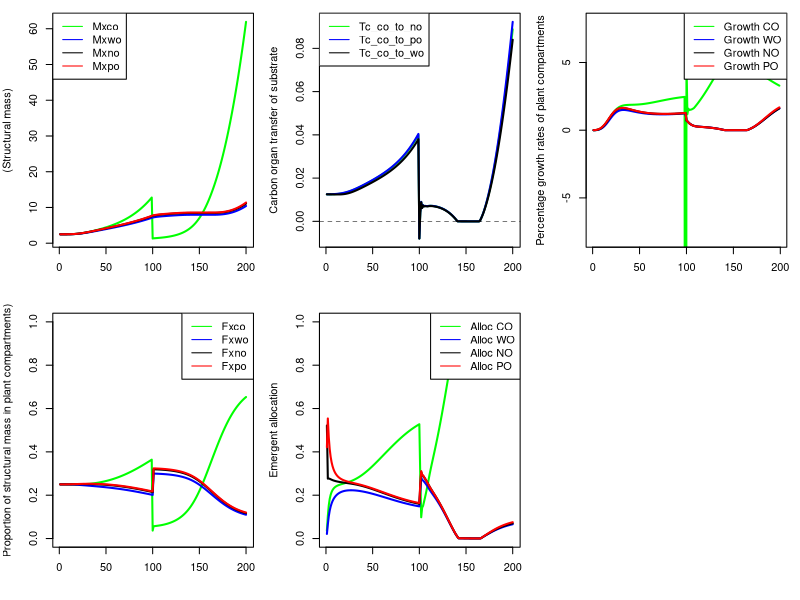
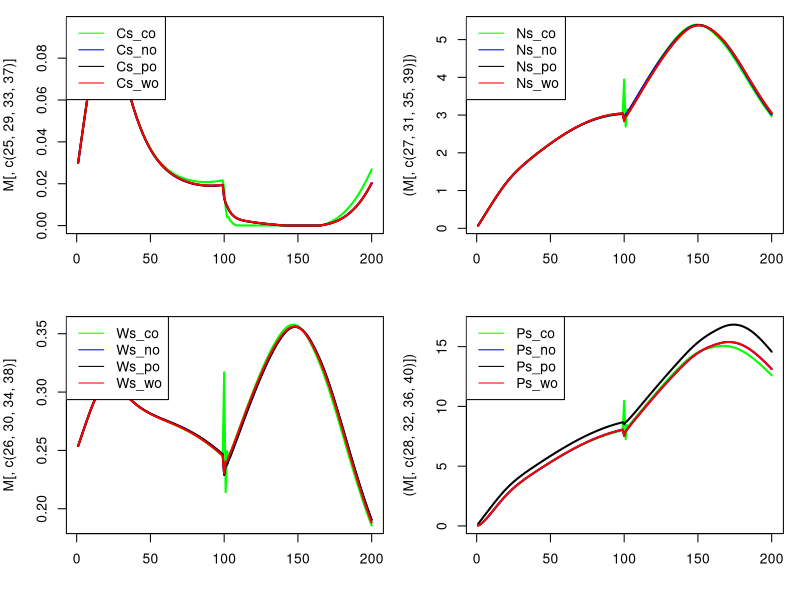
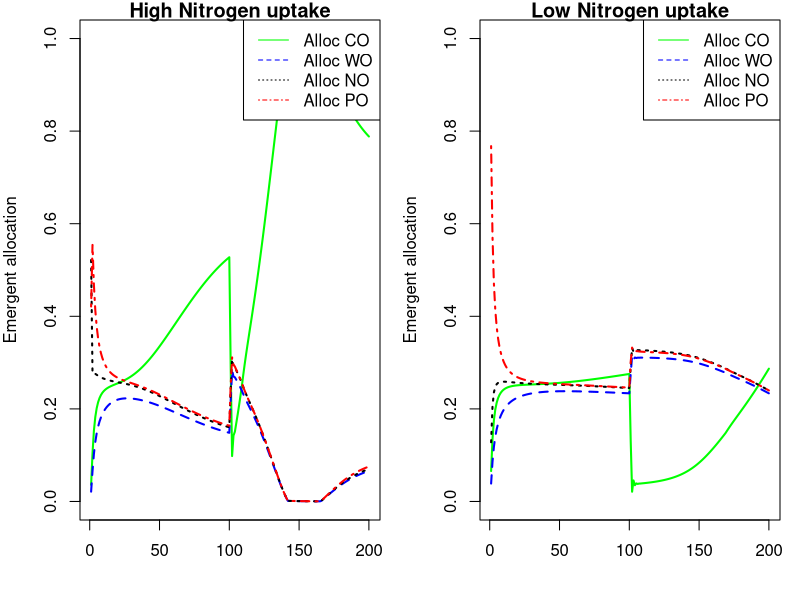
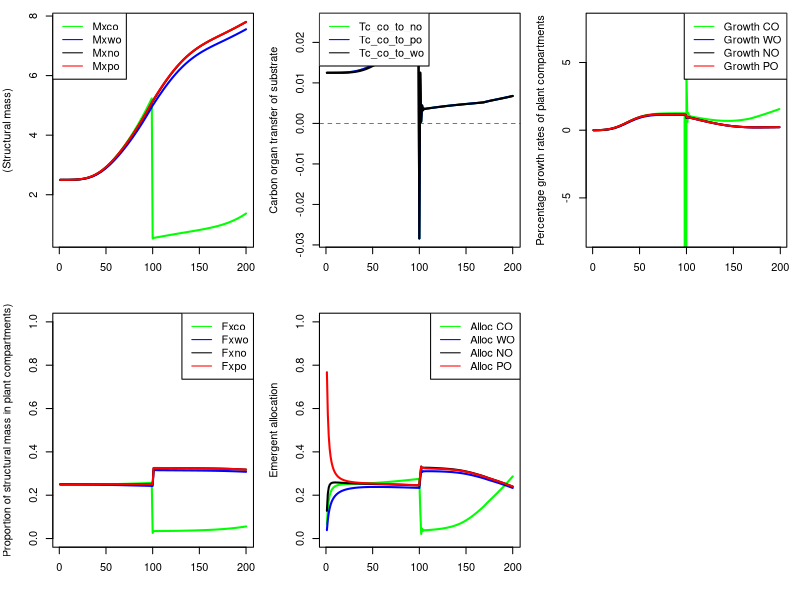
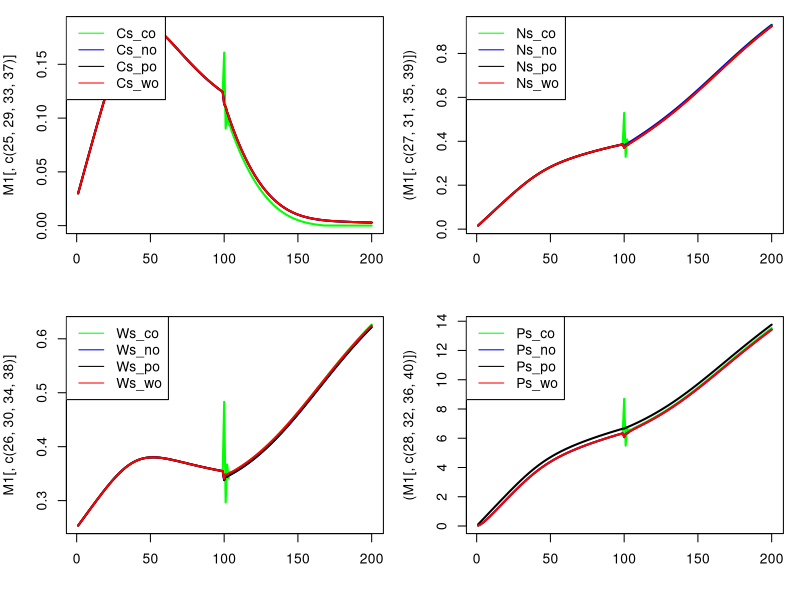

These figures' R source, in order:
# R version of Thornley allcoation model (TAM) as in Thornley and Parsons 2014. J. Theor. Biol. 342: 1-14
# Rewritten to include elements of Thornley 1998 modelling shoot-root relations. The only way forward (https://doi.org/10.1006/anbo.1997.0529) 
# Author: Steven Higgins
# Author: Re-coded to add source sink dynamics and remove predefined allocation by Liam Langan 20.11.2017
# This version with carbon organ, nitrogen organ, phosphorus organ and water organ 
###############################################################################

## LL NOTE for OSX users:
## running "ssh-add ~/.ssh/id_rsa" in the terminal allows RStudio Github communication via the ssh passkey
## 

# Because in TAM allocation coeffs act on Mx the total biomass, there is no need for a storage pool

## initial values for fractions of structural dry matter in shoot, root, mycor
# thorn_Fxsh_t0 = 0.2;
# thorn_Fxrt_t0 = 0.3;
# thorn_Fxmy_t0 = 0.5;
## initial values for mass of structural dry matter in rt, sh, my
size.factor<-0.1;

thorn_Mxco_t0 = 0.25/size.factor;
thorn_Mxno_t0 = 0.25/size.factor;
thorn_Mxpo_t0 = 0.25/size.factor; #Thornley uses has 0.5
thorn_Mxwo_t0 = 0.25/size.factor; #Thornley uses has 0.5

## intitial values for mass of substrates C,N,P for carbon organ
thorn_Mcs_co_t0 = 0.025/size.factor*0.25;
thorn_Mns_co_t0 = 0.01/size.factor*0.25;
thorn_Mps_co_t0 = 0.005/size.factor*0.25;
thorn_Mws_co_t0 = 0.25/size.factor*0.25;

## intitial values for mass of substrates C,N,P for nitrogen organ
thorn_Mcs_no_t0 = 0.025/size.factor*0.25;
thorn_Mns_no_t0 = 0.01/size.factor*0.25;
thorn_Mps_no_t0 = 0.005/size.factor*0.25;
thorn_Mws_no_t0 = 0.25/size.factor*0.25;

## intitial values for mass of substrates C,N,P for phosphorus organ
thorn_Mcs_po_t0 = 0.025/size.factor*0.25;
thorn_Mns_po_t0 = 0.01/size.factor*0.25;
thorn_Mps_po_t0 = 0.005/size.factor*0.25;
thorn_Mws_po_t0 = 0.25/size.factor*0.25;

## intitial values for mass of substrates C,N,P for water organ
thorn_Mcs_wo_t0 = 0.025/size.factor*0.25;
thorn_Mns_wo_t0 = 0.01/size.factor*0.25;
thorn_Mps_wo_t0 = 0.005/size.factor*0.25;
thorn_Mws_wo_t0 = 0.25/size.factor*0.25;

## upktake rates of C,N,P

#default to go back to
base =  0.0002*100; #aDGVM produces numbers around 0.00001 to 0.001 for C_net/plant_mass
thorn_Kc  = base*1.0;
thorn_Kw  = 0.0015;
thorn_Kn  = 0.25;
thorn_Kp  = 0.1;
# thorn_Kw  = base*0.0015;
# thorn_Kn  = base*0.25;
# thorn_Kp  = base*0.1;

#fiddle with these ones
#genernally varying these K by factors of 10% to 200% is probably what we want to do to represent
#limitation/abundance of carbon, water, N, P.
#play with these to convince yourself that allocation responds as you would expect to variation in uptake parameters
#I think its possible to get the model to produce reasonable C:N and N:P ratios

#base =  0.0002*100; #TTR numbers around 0.00001 to 0.001
#thorn_Kc  = base*1.0; #TTR numbers around 0.00001 to 0.001
#thorn_Kw  = base*0.00015;
#thorn_Kn  = base*0.25;
#thorn_Kp  = base*0.1;

#product inhibittion, not used
#thorn_Jcs = 0.03;
#thorn_Jns = 0.01;
#thorn_Jps = 0.005;
#thorn_Jws = 0.003;


## Fractions of C, N, P in structural dry matter 
#first three are as in Thornley, Fwx is calibrated, higher values do not work
# so Fwx is artificial. Maybe we have to think of this as water used in metabolism?
thorn_Fcx = 0.4;
thorn_Fnx = 0.02;
thorn_Fpx = 0.005;
thorn_Fwx = 0.0001;


## other constants
thorn_q = 0.5;     #control parameter for allocation
#thorn_Kg = 200	; #structural growth rate constant; Thornley uses 200000
thorn_Kg = 0.1	; #structural growth rate constant; Thornley uses 200000

mycol=c("green","blue","black","red")

#---start model----

#set initial states
#for aDGVM this will have to go in the section that creates a new individual
## STATE VARIABLE initial values for mass of structural dry matter in rt, sh, my
thorn_Mxco = thorn_Mxco_t0;
thorn_Mxwo = thorn_Mxwo_t0;
thorn_Mxno = thorn_Mxno_t0;
thorn_Mxpo = thorn_Mxpo_t0;
## STATE VARIABLE initial values for mass of substrate C,N,P
thorn_Mcs_co = thorn_Mcs_co_t0;
thorn_Mns_co = thorn_Mns_co_t0;
thorn_Mps_co = thorn_Mps_co_t0;
thorn_Mws_co = thorn_Mws_co_t0;

thorn_Mcs_no = thorn_Mcs_no_t0;
thorn_Mns_no = thorn_Mns_no_t0;
thorn_Mps_no = thorn_Mps_no_t0;
thorn_Mws_no = thorn_Mws_no_t0;

thorn_Mcs_po = thorn_Mcs_po_t0;
thorn_Mns_po = thorn_Mns_po_t0;
thorn_Mps_po = thorn_Mps_po_t0;
thorn_Mws_po = thorn_Mws_po_t0;

thorn_Mcs_wo = thorn_Mcs_po_t0;
thorn_Mns_wo = thorn_Mns_po_t0;
thorn_Mps_wo = thorn_Mps_po_t0;
thorn_Mws_wo = thorn_Mws_po_t0;

thorn_Mx_t0 = thorn_Mxco_t0 + thorn_Mxno_t0 + thorn_Mxpo_t0 + thorn_Mxwo_t0;

## AUX VARIABLE initial values for concentrations of substrates C,N,P
thorn_Cs_co = thorn_Mcs_co_t0/thorn_Mxco;
thorn_Ns_co = thorn_Mns_co_t0/thorn_Mxco;
thorn_Ps_co = thorn_Mps_co_t0/thorn_Mxco;
thorn_Ws_co = thorn_Mws_co_t0/thorn_Mxco;

thorn_Cs_no = thorn_Mcs_no_t0/thorn_Mxno;
thorn_Ns_no = thorn_Mns_no_t0/thorn_Mxno;
thorn_Ps_no = thorn_Mps_no_t0/thorn_Mxno;
thorn_Ws_no = thorn_Mws_no_t0/thorn_Mxno;

thorn_Cs_po = thorn_Mcs_po_t0/thorn_Mxpo;
thorn_Ns_po = thorn_Mns_po_t0/thorn_Mxpo;
thorn_Ps_po = thorn_Mps_po_t0/thorn_Mxpo;
thorn_Ws_po = thorn_Mws_po_t0/thorn_Mxpo;

thorn_Cs_wo = thorn_Mcs_wo_t0/thorn_Mxwo;
thorn_Ns_wo = thorn_Mns_wo_t0/thorn_Mxwo;
thorn_Ps_wo = thorn_Mps_wo_t0/thorn_Mxwo;
thorn_Ws_wo = thorn_Mws_wo_t0/thorn_Mxwo;

## AUX VARIABLE initial values for fractions of structural dry matter in shoot, root, mycor
thorn_Fxco = thorn_Mxco_t0/thorn_Mx_t0;
thorn_Fxwo = thorn_Mxwo_t0/thorn_Mx_t0;
thorn_Fxno = thorn_Mxno_t0/thorn_Mx_t0;
thorn_Fxpo = thorn_Mxpo_t0/thorn_Mx_t0;


#R only make a matrix to store the variables for plotting
#n.steps<-360*10
n.steps<-200
M<-matrix(0,nrow=n.steps,ncol=71)

wrapper_fn_mod <- function(uptake)
{
  ## the for loop
  for(i in 1:n.steps) {
    
  uptake_change <- uptake

  base =  0.0002*100; #aDGVM produces numbers around 0.00001 to 0.001 for C_net/plant_mass
  thorn_Kc  = base*1.0;
  thorn_Kw  = 0.015;
  
  if(uptake_change == 1)
  {
    thorn_Kn  = 0.025; # low N uptake rate
    # thorn_Kn  = 0.05 - pmin(0.001,(i*0.1));
    print("Low N")
    print(thorn_Kn)
  }
  
  if(uptake_change == 0) # high N uptake rate
  {
    thorn_Kn  = 0.25;
    print("High N")
    print(thorn_Kn)
  }
  
  thorn_Kp  = 0.1;
  
  thorn_Mx = thorn_Mxco + thorn_Mxwo + thorn_Mxno + thorn_Mxpo ; #3
  
  ##---------------------------------------------------------------------------------------------
  ## adding substrate transport between pools following Thornley (1998). Substrates will be transported
  ## between plants compartments based on concentration differences and resistances. 
  ## This avoids the issue of reduced allocation as this model does not allocate growth, growth of each compartment is 
  ## indipenaent of the others but it allows every compartment to be both a source and a sink. Should an individual be top-killed
  ## i.e. loss of the carbon organ and substrates contained within, C, N, P and W will be transported from all other organs until 
  ## there is no concentration difference. This increases carbon organ growth and decreases growth in all other compartments. 
  
  # these are specific transport resistances for substrates
  # I'm assuming they are equal for all substrates and transport directions. 
  p_co = p_no = p_po = p_wo =1; # eq.4 Thornley 1998 
  
  q = 1 # eq.4 scaling parameter "which, presumably, is a function of plant architecture" (Thornley 1998)
  
  # # Transport resistance of each compartment 
  # res_co = p_co / (thorn_Mxco)^q; # eq.4 Thornley 1998 
  # res_no = p_no / (thorn_Mxno)^q; # eq.4 Thornley 1998 
  # res_po = p_po / (thorn_Mxpo)^q; # eq.4 Thornley 1998 
  # res_wo = p_wo / (thorn_Mxwo)^q; # eq.4 Thornley 1998 
  # 
  # # Transport of substrates between compartments. Here I extend Thornley uni-directional model to 
  # # make it bi-directional. 
  # # NOTE: this is not complete - I need to include transport between other compartments i.e. Po to Wo, Po to No, Wo to No for C,N,P & W.
  # 
  # # carbon transport
  # Tc_co_to_no = 0.2*(thorn_Cs_co - thorn_Cs_no) / (res_co + res_no) # transport of carbon substrate from the carbon organ to the nitrogen organ
  # Tc_co_to_po = 0.2*(thorn_Cs_co - thorn_Cs_po) / (res_co + res_po) # transport of carbon substrate from the carbon organ to the phosphorus organ
  # Tc_co_to_wo = 0.2*(thorn_Cs_co - thorn_Cs_wo) / (res_co + res_wo) # transport of carbon substrate from the carbon organ to the water organ
  # 
  # Tc_no_to_po = 0.2*(thorn_Cs_no - thorn_Cs_po) / (res_no + res_po) # transport of carbon substrate from the nitrogen organ to the phosphorus organ
  # Tc_no_to_wo = 0.2*(thorn_Cs_no - thorn_Cs_wo) / (res_no + res_wo) # transport of carbon substrate from the nitrogen organ to the water organ
  # Tc_po_to_wo = 0.2*(thorn_Cs_po - thorn_Cs_wo) / (res_po + res_wo) # transport of carbon substrate from the phosphorus organ to the water organ
  # 
  # # print(c("Tc_cn Tc_cp Tc_cw Tc_np Tc_nw Tc_pw"))
  # # print(round(c(Tc_co_to_no, Tc_co_to_po, Tc_co_to_wo, Tc_no_to_po, Tc_no_to_wo, Tc_po_to_wo),2))
  # 
  # # nitrogen transport
  # Tn_co_to_no = 0.2*(thorn_Ns_co - thorn_Ns_no) / (res_co + res_no) # transport of nitrogen substrate from the carbon organ to the nitrogen organ
  # Tn_co_to_po = 0.2*(thorn_Ns_co - thorn_Ns_po) / (res_co + res_po) # transport of nitrogen substrate from the carbon organ to the phosphorus organ
  # Tn_co_to_wo = 0.2*(thorn_Ns_co - thorn_Ns_wo) / (res_co + res_wo) # transport of nitrogen substrate from the carbon organ to the water organ
  # 
  # Tn_no_to_po = 0.2*(thorn_Ns_no - thorn_Ns_po) / (res_no + res_po) # transport of nitrogen substrate from the nitrogen organ to the phosphorus organ
  # Tn_no_to_wo = 0.2*(thorn_Ns_no - thorn_Ns_wo) / (res_no + res_wo) # transport of nitrogen substrate from the nitrogen organ to the water organ
  # Tn_po_to_wo = 0.2*(thorn_Ns_po - thorn_Ns_wo) / (res_po + res_wo) # transport of nitrogen substrate from the phosphorus organ to the water organ
  # # phosphorus transport
  # Tp_co_to_no = 0.2*(thorn_Ps_co - thorn_Ps_no) / (res_co + res_no) # transport of phosphorus substrate from the carbon organ to the nitrogen organ
  # Tp_co_to_po = 0.2*(thorn_Ps_co - thorn_Ps_po) / (res_co + res_po) # transport of phosphorus substrate from the carbon organ to the phosphorus organ
  # Tp_co_to_wo = 0.2*(thorn_Ps_co - thorn_Ps_wo) / (res_co + res_wo) # transport of phosphorus substrate from the carbon organ to the water organ
  # 
  # Tp_no_to_po = 0.2*(thorn_Ps_no - thorn_Ps_po) / (res_no + res_po) # transport of phosphorus substrate from the nitrogen organ to the phosphorus organ
  # Tp_no_to_wo = 0.2*(thorn_Ps_no - thorn_Ps_wo) / (res_no + res_wo) # transport of phosphorus substrate from the nitrogen organ to the water organ
  # Tp_po_to_wo = 0.2*(thorn_Ps_po - thorn_Ps_wo) / (res_po + res_wo) # transport of phosphorus substrate from the phosphorus organ to the water organ
  # # water transport
  # Tw_co_to_no = 0.2*(thorn_Ws_co - thorn_Ws_no) / (res_co + res_no) # transport of water substrate from the carbon organ to the nitrogen organ
  # Tw_co_to_po = 0.2*(thorn_Ws_co - thorn_Ws_po) / (res_co + res_po) # transport of water substrate from the carbon organ to the phosphorus organ
  # Tw_co_to_wo = 0.2*(thorn_Ws_co - thorn_Ws_wo) / (res_co + res_wo) # transport of water substrate from the carbon organ to the water organ
  # 
  # Tw_no_to_po = 0.2*(thorn_Ws_no - thorn_Ws_po) / (res_no + res_po) # transport of water substrate from the carbon organ to the nitrogen organ
  # Tw_no_to_wo = 0.2*(thorn_Ws_no - thorn_Ws_wo) / (res_no + res_wo) # transport of water substrate from the carbon organ to the phosphorus organ
  # Tw_po_to_wo = 0.2*(thorn_Ws_po - thorn_Ws_wo) / (res_po + res_wo) # transport of water substrate from the carbon organ to the water organ
  ##---------------------------------------------------------------------------------------------
  # print(round(c(thorn_lambda_sh,thorn_lambda_rt,thorn_lambda_my,thorn_lambda_rw),2))
  # print(sum(c(thorn_lambda_sh,thorn_lambda_rt,thorn_lambda_my,thorn_lambda_rw)))
  ## do I need to redefine this for each compartment? yes yes I do... no no I dont
  thorn_Uc = thorn_Kc * thorn_Mxco;
  thorn_Un = thorn_Kn * thorn_Mxno;
  thorn_Up = thorn_Kp * thorn_Mxpo;
  thorn_Uw = thorn_Kw * thorn_Mxwo;
  
  thorn_Mcs_co = max(0.0001, thorn_Mcs_co + thorn_Uc);
  # # thorn_Mns_co = max(0.0001, thorn_Mns_co - thorn_Fnx * thorn_G_co );
  # # thorn_Mps_co = max(0.0001, thorn_Mps_co - thorn_Fpx * thorn_G_co );
  # # thorn_Mws_co = max(0.0001, thorn_Mws_co - thorn_Fwx * thorn_G_co );
  #
  # # thorn_Mcs_no = max(0.0001, thorn_Mcs_no - thorn_Fcx * thorn_G_no );
  thorn_Mns_no = max(0.0001, thorn_Mns_no + thorn_Un );
  # # thorn_Mps_no = max(0.0001, thorn_Mps_no - thorn_Fpx * thorn_G_no );
  # # thorn_Mws_no = max(0.0001, thorn_Mws_no - thorn_Fwx * thorn_G_no );
  #
  # # thorn_Mcs_po = max(0.0001, thorn_Mcs_po - thorn_Fcx * thorn_G_po );
  # # thorn_Mns_po = max(0.0001, thorn_Mns_po - thorn_Fnx * thorn_G_po );
  thorn_Mps_po = max(0.0001, thorn_Mps_po + thorn_Up );
  # # thorn_Mws_po = max(0.0001, thorn_Mws_po - thorn_Fwx * thorn_G_po );
  #
  # # thorn_Mcs_wo = max(0.0001, thorn_Mcs_wo - thorn_Fcx * thorn_G_wo );
  # # thorn_Mns_wo = max(0.0001, thorn_Mns_wo - thorn_Fnx * thorn_G_wo );
  # # thorn_Mps_wo = max(0.0001, thorn_Mps_wo - thorn_Fpx * thorn_G_wo );
  thorn_Mws_wo = max(0.0001, thorn_Mws_wo + thorn_Uw );

  # thorn_Mcs_co = max(0.0001, thorn_Mcs_co + thorn_Uc - thorn_Fcx * thorn_G_co - Tc_co_to_no - Tc_co_to_po - Tc_co_to_wo);
  # thorn_Mns_co = max(0.0001, thorn_Mns_co - thorn_Fnx * thorn_G_co - Tn_co_to_no - Tn_co_to_po - Tn_co_to_wo);
  # thorn_Mps_co = max(0.0001, thorn_Mps_co - thorn_Fpx * thorn_G_co - Tp_co_to_no - Tp_co_to_po - Tp_co_to_wo);
  # thorn_Mws_co = max(0.0001, thorn_Mws_co - thorn_Fwx * thorn_G_co - Tw_co_to_no - Tw_co_to_po - Tw_co_to_wo);
  # 
  # thorn_Mcs_no = max(0.0001, thorn_Mcs_no - thorn_Fcx * thorn_G_no - Tc_no_to_po - Tc_no_to_wo + Tc_co_to_no);
  # thorn_Mns_no = max(0.0001, thorn_Mns_no + thorn_Un - thorn_Fnx * thorn_G_no + Tn_co_to_no - Tn_no_to_po - Tn_no_to_wo);
  # thorn_Mps_no = max(0.0001, thorn_Mps_no - thorn_Fpx * thorn_G_no - Tp_no_to_po - Tp_no_to_wo + Tp_co_to_no);
  # thorn_Mws_no = max(0.0001, thorn_Mws_no - thorn_Fwx * thorn_G_no - Tw_no_to_po - Tw_no_to_wo + Tw_co_to_no);
  # 
  # thorn_Mcs_po = max(0.0001, thorn_Mcs_po - thorn_Fcx * thorn_G_po - Tc_po_to_wo + Tc_no_to_po + Tc_co_to_po);
  # thorn_Mns_po = max(0.0001, thorn_Mns_po - thorn_Fnx * thorn_G_po - Tn_po_to_wo + Tn_no_to_po + Tn_co_to_po);
  # thorn_Mps_po = max(0.0001, thorn_Mps_po + thorn_Up - thorn_Fnx * thorn_G_po - Tn_po_to_wo + Tn_no_to_po + Tn_co_to_po);
  # thorn_Mws_po = max(0.0001, thorn_Mws_po - thorn_Fwx * thorn_G_po - Tw_po_to_wo + Tw_no_to_po + Tw_co_to_po);
  # 
  # thorn_Mcs_wo = max(0.0001, thorn_Mcs_wo - thorn_Fcx * thorn_G_wo + Tc_co_to_wo + Tc_no_to_wo + Tc_po_to_wo);
  # thorn_Mns_wo = max(0.0001, thorn_Mns_wo - thorn_Fnx * thorn_G_wo + Tn_co_to_wo + Tn_no_to_wo + Tn_po_to_wo);
  # thorn_Mps_wo = max(0.0001, thorn_Mps_wo - thorn_Fpx * thorn_G_wo + Tp_co_to_wo + Tp_no_to_wo + Tp_po_to_wo);
  # thorn_Mws_wo = max(0.0001, thorn_Mws_wo + thorn_Uw - thorn_Fwx * thorn_G_wo + Tw_co_to_wo + Tw_no_to_wo + Tw_po_to_wo);
  
  thorn_Cs_co = thorn_Mcs_co/thorn_Mxco; #2
  thorn_Ns_co = thorn_Mns_co/thorn_Mxco; #2
  thorn_Ps_co = thorn_Mps_co/thorn_Mxco; #2
  thorn_Ws_co = thorn_Mws_co/thorn_Mxco; #2
  
  thorn_Cs_no = thorn_Mcs_no/thorn_Mxno; #2
  thorn_Ns_no = thorn_Mns_no/thorn_Mxno; #2
  thorn_Ps_no = thorn_Mps_no/thorn_Mxno; #2
  thorn_Ws_no = thorn_Mws_no/thorn_Mxno; #2
  
  thorn_Cs_po = thorn_Mcs_po/thorn_Mxpo; #2
  thorn_Ns_po = thorn_Mns_po/thorn_Mxpo; #2
  thorn_Ps_po = thorn_Mps_po/thorn_Mxpo; #2
  thorn_Ws_po = thorn_Mws_po/thorn_Mxpo; #2
  
  thorn_Cs_wo = thorn_Mcs_wo/thorn_Mxwo; #2
  thorn_Ns_wo = thorn_Mns_wo/thorn_Mxwo; #2
  thorn_Ps_wo = thorn_Mps_wo/thorn_Mxwo; #2
  thorn_Ws_wo = thorn_Mws_wo/thorn_Mxwo; #2
  
  ## make sure thorn_G is the right size. you can get this right through thorn_Kg which is a pure calibration parameter, 
  ## but also by making sure the substrate cocentrations are reasonable
  thorn_G_co = thorn_Kg*thorn_Mxco*thorn_Cs_co*thorn_Ns_co*thorn_Ps_co*thorn_Ws_co ; # see 13 and 12
  thorn_G_no = thorn_Kg*thorn_Mxno*thorn_Cs_no*thorn_Ns_no*thorn_Ps_no*thorn_Ws_no ; # see 13 and 12
  thorn_G_po = thorn_Kg*thorn_Mxpo*thorn_Cs_po*thorn_Ns_po*thorn_Ps_po*thorn_Ws_po ; # see 13 and 12
  thorn_G_wo = thorn_Kg*thorn_Mxwo*thorn_Cs_wo*thorn_Ns_wo*thorn_Ps_wo*thorn_Ws_wo ; # see 13 and 12

  # thorn_Mcs_co = max(0.0001, thorn_Mcs_co - thorn_Fcx * thorn_G_co - Tc_co_to_no - Tc_co_to_po - Tc_co_to_wo);
  # thorn_Mns_co = max(0.0001, thorn_Mns_co - thorn_Fnx * thorn_G_co - Tn_co_to_no - Tn_co_to_po - Tn_co_to_wo);
  # thorn_Mps_co = max(0.0001, thorn_Mps_co - thorn_Fpx * thorn_G_co - Tp_co_to_no - Tp_co_to_po - Tp_co_to_wo);
  # thorn_Mws_co = max(0.0001, thorn_Mws_co - thorn_Fwx * thorn_G_co - Tw_co_to_no - Tw_co_to_po - Tw_co_to_wo);
  # 
  # thorn_Mcs_no = max(0.0001, thorn_Mcs_no - thorn_Fcx * thorn_G_no - Tc_no_to_po - Tc_no_to_wo + Tc_co_to_no);
  # thorn_Mns_no = max(0.0001, thorn_Mns_no - thorn_Fnx * thorn_G_no + Tn_co_to_no - Tn_no_to_po - Tn_no_to_wo);
  # thorn_Mps_no = max(0.0001, thorn_Mps_no - thorn_Fpx * thorn_G_no - Tp_no_to_po - Tp_no_to_wo + Tp_co_to_no);
  # thorn_Mws_no = max(0.0001, thorn_Mws_no - thorn_Fwx * thorn_G_no - Tw_no_to_po - Tw_no_to_wo + Tw_co_to_no);
  # 
  # thorn_Mcs_po = max(0.0001, thorn_Mcs_po - thorn_Fcx * thorn_G_po - Tc_po_to_wo + Tc_no_to_po + Tc_co_to_po);
  # thorn_Mns_po = max(0.0001, thorn_Mns_po - thorn_Fnx * thorn_G_po - Tn_po_to_wo + Tn_no_to_po + Tn_co_to_po);
  # thorn_Mps_po = max(0.0001, thorn_Mps_po - thorn_Fnx * thorn_G_po - Tn_po_to_wo + Tn_no_to_po + Tn_co_to_po);
  # thorn_Mws_po = max(0.0001, thorn_Mws_po - thorn_Fwx * thorn_G_po - Tw_po_to_wo + Tw_no_to_po + Tw_co_to_po);
  # 
  # thorn_Mcs_wo = max(0.0001, thorn_Mcs_wo - thorn_Fcx * thorn_G_wo + Tc_co_to_wo + Tc_no_to_wo + Tc_po_to_wo);
  # thorn_Mns_wo = max(0.0001, thorn_Mns_wo - thorn_Fnx * thorn_G_wo + Tn_co_to_wo + Tn_no_to_wo + Tn_po_to_wo);
  # thorn_Mps_wo = max(0.0001, thorn_Mps_wo - thorn_Fpx * thorn_G_wo + Tp_co_to_wo + Tp_no_to_wo + Tp_po_to_wo);
  # thorn_Mws_wo = max(0.0001, thorn_Mws_wo - thorn_Fwx * thorn_G_wo + Tw_co_to_wo + Tw_no_to_wo + Tw_po_to_wo);

  thorn_Mcs_co = max(0.0001, thorn_Mcs_co - thorn_Fcx * thorn_G_co );
  thorn_Mns_co = max(0.0001, thorn_Mns_co - thorn_Fnx * thorn_G_co );
  thorn_Mps_co = max(0.0001, thorn_Mps_co - thorn_Fpx * thorn_G_co );
  thorn_Mws_co = max(0.0001, thorn_Mws_co - thorn_Fwx * thorn_G_co );
  
  thorn_Mcs_no = max(0.0001, thorn_Mcs_no - thorn_Fcx * thorn_G_no );
  thorn_Mns_no = max(0.0001, thorn_Mns_no - thorn_Fnx * thorn_G_no );
  thorn_Mps_no = max(0.0001, thorn_Mps_no - thorn_Fpx * thorn_G_no );
  thorn_Mws_no = max(0.0001, thorn_Mws_no - thorn_Fwx * thorn_G_no );
  
  thorn_Mcs_po = max(0.0001, thorn_Mcs_po - thorn_Fcx * thorn_G_po );
  thorn_Mns_po = max(0.0001, thorn_Mns_po - thorn_Fnx * thorn_G_po );
  thorn_Mps_po = max(0.0001, thorn_Mps_po - thorn_Fnx * thorn_G_po );
  thorn_Mws_po = max(0.0001, thorn_Mws_po - thorn_Fwx * thorn_G_po );
  
  thorn_Mcs_wo = max(0.0001, thorn_Mcs_wo - thorn_Fcx * thorn_G_wo );
  thorn_Mns_wo = max(0.0001, thorn_Mns_wo - thorn_Fnx * thorn_G_wo );
  thorn_Mps_wo = max(0.0001, thorn_Mps_wo - thorn_Fpx * thorn_G_wo );
  thorn_Mws_wo = max(0.0001, thorn_Mws_wo - thorn_Fwx * thorn_G_wo );
  
  # thorn_Mcs = max(0, thorn_Mcs + thorn_Uc - thorn_Fcx * thorn_G); # 12
  # thorn_Mns = max(0, thorn_Mns + thorn_Un - thorn_Fnx * thorn_G); # 12
  # thorn_Mps = max(0, thorn_Mps + thorn_Up - thorn_Fpx * thorn_G); # 12
  # thorn_Mws = max(0, thorn_Mws + thorn_Uw - thorn_Fwx * thorn_G); # 12
  
  thorn_Mxco = max(0.0001, thorn_Mxco + thorn_G_co) ;# 13
  thorn_Mxno = max(0.0001, thorn_Mxno + thorn_G_no) ;# 13
  thorn_Mxpo = max(0.0001, thorn_Mxpo + thorn_G_po) ;# 13
  thorn_Mxwo = max(0.0001, thorn_Mxwo + thorn_G_wo) ;# 13
  
  thorn_Mx = thorn_Mxco + thorn_Mxwo + thorn_Mxno + thorn_Mxpo ; #3
  
  # this is part of the substrate inhibition code
  # thorn_Uc = (thorn_Kc * thorn_Mxco) / (1 + thorn_Cs/thorn_Jcs)
  # thorn_Uw = (thorn_Kw * thorn_Mxwo) / (1 + thorn_Ws/thorn_Jws)
  # thorn_Un = (thorn_Kn * thorn_Mxno) / (1 + thorn_Ns/thorn_Jns)
  # thorn_Up = (thorn_Kp * thorn_Mxpo) / (1 + thorn_Ps/thorn_Jps)
  
#  use this code to simulate a loss in shoots e.g in fire
  # if(i == 100)
  # {
  # 	thorn_Mxco = thorn_Mxco*0.1;
  # 	thorn_Mcs_co = thorn_Mcs_co*0.0;
  # 	thorn_Mns_co = thorn_Mns_co*0.0;
  #   thorn_Mps_co = thorn_Mps_co*0.0;
  # 	thorn_Mws_co = thorn_Mws_co*0.0;
  # }

  thorn_Cs_co = thorn_Mcs_co/thorn_Mxco; #2
  thorn_Ns_co = thorn_Mns_co/thorn_Mxco; #2
  thorn_Ps_co = thorn_Mps_co/thorn_Mxco; #2
  thorn_Ws_co = thorn_Mws_co/thorn_Mxco; #2
  
  thorn_Cs_no = thorn_Mcs_no/thorn_Mxno; #2
  thorn_Ns_no = thorn_Mns_no/thorn_Mxno; #2
  thorn_Ps_no = thorn_Mps_no/thorn_Mxno; #2
  thorn_Ws_no = thorn_Mws_no/thorn_Mxno; #2
  
  thorn_Cs_po = thorn_Mcs_po/thorn_Mxpo; #2
  thorn_Ns_po = thorn_Mns_po/thorn_Mxpo; #2
  thorn_Ps_po = thorn_Mps_po/thorn_Mxpo; #2
  thorn_Ws_po = thorn_Mws_po/thorn_Mxpo; #2
  
  thorn_Cs_wo = thorn_Mcs_wo/thorn_Mxwo; #2
  thorn_Ns_wo = thorn_Mns_wo/thorn_Mxwo; #2
  thorn_Ps_wo = thorn_Mps_wo/thorn_Mxwo; #2
  thorn_Ws_wo = thorn_Mws_wo/thorn_Mxwo; #2
  
  #  use this code to simulate a loss in shoots e.g in fire
  if(i == 100)
  {
  	thorn_Mxco = thorn_Mxco*0.1;
  	thorn_Mcs_co = thorn_Mcs_co*0.0;
  	thorn_Mns_co = thorn_Mns_co*0.0;
    thorn_Mps_co = thorn_Mps_co*0.0;
  	thorn_Mws_co = thorn_Mws_co*0.0;
  	
  	thorn_Cs_co = thorn_Mcs_co/thorn_Mxco; #2
  	thorn_Ns_co = thorn_Mns_co/thorn_Mxco; #2
  	thorn_Ps_co = thorn_Mps_co/thorn_Mxco; #2
  	thorn_Ws_co = thorn_Mws_co/thorn_Mxco; #2
  	
  }
  
  # Transport resistance of each compartment 
  res_co = p_co / (thorn_Mxco)^q; # eq.4 Thornley 1998 
  res_no = p_no / (thorn_Mxno)^q; # eq.4 Thornley 1998 
  res_po = p_po / (thorn_Mxpo)^q; # eq.4 Thornley 1998 
  res_wo = p_wo / (thorn_Mxwo)^q; # eq.4 Thornley 1998 
  
  # Transport of substrates between compartments. Here I extend Thornley uni-directional model to 
  # make it bi-directional. 
  # NOTE: this is not complete - I need to include transport between other compartments i.e. Po to Wo, Po to No, Wo to No for C,N,P & W.
  
  # carbon transport
  Tc_co_to_no = 0.5*(thorn_Cs_co - thorn_Cs_no) / (res_co + res_no) # transport of carbon substrate from the carbon organ to the nitrogen organ
  Tc_co_to_po = 0.5*(thorn_Cs_co - thorn_Cs_po) / (res_co + res_po) # transport of carbon substrate from the carbon organ to the phosphorus organ
  Tc_co_to_wo = 0.5*(thorn_Cs_co - thorn_Cs_wo) / (res_co + res_wo) # transport of carbon substrate from the carbon organ to the water organ
  
  Tc_no_to_po = 0.5*(thorn_Cs_no - thorn_Cs_po) / (res_no + res_po) # transport of carbon substrate from the nitrogen organ to the phosphorus organ
  Tc_no_to_wo = 0.5*(thorn_Cs_no - thorn_Cs_wo) / (res_no + res_wo) # transport of carbon substrate from the nitrogen organ to the water organ
  Tc_po_to_wo = 0.5*(thorn_Cs_po - thorn_Cs_wo) / (res_po + res_wo) # transport of carbon substrate from the phosphorus organ to the water organ
  
  # print(c("Tc_cn Tc_cp Tc_cw Tc_np Tc_nw Tc_pw"))
  # print(round(c(Tc_co_to_no, Tc_co_to_po, Tc_co_to_wo, Tc_no_to_po, Tc_no_to_wo, Tc_po_to_wo),2))
  
  # nitrogen transport
  Tn_co_to_no = 0.5*(thorn_Ns_co - thorn_Ns_no) / (res_co + res_no) # transport of nitrogen substrate from the carbon organ to the nitrogen organ
  Tn_co_to_po = 0.5*(thorn_Ns_co - thorn_Ns_po) / (res_co + res_po) # transport of nitrogen substrate from the carbon organ to the phosphorus organ
  Tn_co_to_wo = 0.5*(thorn_Ns_co - thorn_Ns_wo) / (res_co + res_wo) # transport of nitrogen substrate from the carbon organ to the water organ
  
  Tn_no_to_po = 0.5*(thorn_Ns_no - thorn_Ns_po) / (res_no + res_po) # transport of nitrogen substrate from the nitrogen organ to the phosphorus organ
  Tn_no_to_wo = 0.5*(thorn_Ns_no - thorn_Ns_wo) / (res_no + res_wo) # transport of nitrogen substrate from the nitrogen organ to the water organ
  Tn_po_to_wo = 0.5*(thorn_Ns_po - thorn_Ns_wo) / (res_po + res_wo) # transport of nitrogen substrate from the phosphorus organ to the water organ
  # phosphorus transport
  Tp_co_to_no = 0.5*(thorn_Ps_co - thorn_Ps_no) / (res_co + res_no) # transport of phosphorus substrate from the carbon organ to the nitrogen organ
  Tp_co_to_po = 0.5*(thorn_Ps_co - thorn_Ps_po) / (res_co + res_po) # transport of phosphorus substrate from the carbon organ to the phosphorus organ
  Tp_co_to_wo = 0.5*(thorn_Ps_co - thorn_Ps_wo) / (res_co + res_wo) # transport of phosphorus substrate from the carbon organ to the water organ
  
  Tp_no_to_po = 0.5*(thorn_Ps_no - thorn_Ps_po) / (res_no + res_po) # transport of phosphorus substrate from the nitrogen organ to the phosphorus organ
  Tp_no_to_wo = 0.5*(thorn_Ps_no - thorn_Ps_wo) / (res_no + res_wo) # transport of phosphorus substrate from the nitrogen organ to the water organ
  Tp_po_to_wo = 0.5*(thorn_Ps_po - thorn_Ps_wo) / (res_po + res_wo) # transport of phosphorus substrate from the phosphorus organ to the water organ
  # water transport
  Tw_co_to_no = 0.5*(thorn_Ws_co - thorn_Ws_no) / (res_co + res_no) # transport of water substrate from the carbon organ to the nitrogen organ
  Tw_co_to_po = 0.5*(thorn_Ws_co - thorn_Ws_po) / (res_co + res_po) # transport of water substrate from the carbon organ to the phosphorus organ
  Tw_co_to_wo = 0.5*(thorn_Ws_co - thorn_Ws_wo) / (res_co + res_wo) # transport of water substrate from the carbon organ to the water organ
  
  Tw_no_to_po = 0.5*(thorn_Ws_no - thorn_Ws_po) / (res_no + res_po) # transport of water substrate from the carbon organ to the nitrogen organ
  Tw_no_to_wo = 0.5*(thorn_Ws_no - thorn_Ws_wo) / (res_no + res_wo) # transport of water substrate from the carbon organ to the phosphorus organ
  Tw_po_to_wo = 0.5*(thorn_Ws_po - thorn_Ws_wo) / (res_po + res_wo) # transport of water substrate from the carbon organ to the water organ
  
  thorn_Mcs_co = max(0.0001, thorn_Mcs_co - Tc_co_to_no - Tc_co_to_po - Tc_co_to_wo);
  thorn_Mns_co = max(0.0001, thorn_Mns_co - Tn_co_to_no - Tn_co_to_po - Tn_co_to_wo);
  thorn_Mps_co = max(0.0001, thorn_Mps_co - Tp_co_to_no - Tp_co_to_po - Tp_co_to_wo);
  thorn_Mws_co = max(0.0001, thorn_Mws_co - Tw_co_to_no - Tw_co_to_po - Tw_co_to_wo);

  thorn_Mcs_no = max(0.0001, thorn_Mcs_no - Tc_no_to_po - Tc_no_to_wo + Tc_co_to_no);
  thorn_Mns_no = max(0.0001, thorn_Mns_no + Tn_co_to_no - Tn_no_to_po - Tn_no_to_wo);
  thorn_Mps_no = max(0.0001, thorn_Mps_no - Tp_no_to_po - Tp_no_to_wo + Tp_co_to_no);
  thorn_Mws_no = max(0.0001, thorn_Mws_no - Tw_no_to_po - Tw_no_to_wo + Tw_co_to_no);

  thorn_Mcs_po = max(0.0001, thorn_Mcs_po - Tc_po_to_wo + Tc_no_to_po + Tc_co_to_po);
  thorn_Mns_po = max(0.0001, thorn_Mns_po - Tn_po_to_wo + Tn_no_to_po + Tn_co_to_po);
  thorn_Mps_po = max(0.0001, thorn_Mps_po - Tn_po_to_wo + Tn_no_to_po + Tn_co_to_po);
  thorn_Mws_po = max(0.0001, thorn_Mws_po - Tw_po_to_wo + Tw_no_to_po + Tw_co_to_po);

  thorn_Mcs_wo = max(0.0001, thorn_Mcs_wo + Tc_co_to_wo + Tc_no_to_wo + Tc_po_to_wo);
  thorn_Mns_wo = max(0.0001, thorn_Mns_wo + Tn_co_to_wo + Tn_no_to_wo + Tn_po_to_wo);
  thorn_Mps_wo = max(0.0001, thorn_Mps_wo + Tp_co_to_wo + Tp_no_to_wo + Tp_po_to_wo);
  thorn_Mws_wo = max(0.0001, thorn_Mws_wo + Tw_co_to_wo + Tw_no_to_wo + Tw_po_to_wo);
  
  thorn_Cs_co = thorn_Mcs_co/thorn_Mxco; #2
  thorn_Ns_co = thorn_Mns_co/thorn_Mxco; #2
  thorn_Ps_co = thorn_Mps_co/thorn_Mxco; #2
  thorn_Ws_co = thorn_Mws_co/thorn_Mxco; #2
  
  thorn_Cs_no = thorn_Mcs_no/thorn_Mxno; #2
  thorn_Ns_no = thorn_Mns_no/thorn_Mxno; #2
  thorn_Ps_no = thorn_Mps_no/thorn_Mxno; #2
  thorn_Ws_no = thorn_Mws_no/thorn_Mxno; #2
  
  thorn_Cs_po = thorn_Mcs_po/thorn_Mxpo; #2
  thorn_Ns_po = thorn_Mns_po/thorn_Mxpo; #2
  thorn_Ps_po = thorn_Mps_po/thorn_Mxpo; #2
  thorn_Ws_po = thorn_Mws_po/thorn_Mxpo; #2
  
  thorn_Cs_wo = thorn_Mcs_wo/thorn_Mxwo; #2
  thorn_Ns_wo = thorn_Mns_wo/thorn_Mxwo; #2
  thorn_Ps_wo = thorn_Mps_wo/thorn_Mxwo; #2
  thorn_Ws_wo = thorn_Mws_wo/thorn_Mxwo; #2
  
  thorn_Fxco = thorn_Mxco/thorn_Mx; #4
  thorn_Fxwo = thorn_Mxwo/thorn_Mx; #4
  thorn_Fxno = thorn_Mxno/thorn_Mx; #4
  thorn_Fxpo = thorn_Mxpo/thorn_Mx; #4
  
  M[i,1] <<- thorn_Mxco
  M[i,2] <<- thorn_Mxwo
  M[i,3] <<- thorn_Mxno
  M[i,4] <<- thorn_Mxpo
  
  M[i,5] <<- thorn_Fxco
  M[i,6] <<- thorn_Fxwo
  M[i,7] <<- thorn_Fxno
  M[i,8] <<- thorn_Fxpo
  
  M[i,9]  <<- thorn_Mcs_co
  M[i,10] <<- thorn_Mws_co
  M[i,11] <<- thorn_Mns_co
  M[i,12] <<- thorn_Mps_co
  
  M[i,13] <<- thorn_Mcs_no
  M[i,14] <<- thorn_Mws_no
  M[i,15] <<- thorn_Mns_no
  M[i,16] <<- thorn_Mps_no

  M[i,17] <<- thorn_Mcs_po
  M[i,18] <<- thorn_Mws_po
  M[i,19] <<- thorn_Mns_po
  M[i,20] <<- thorn_Mps_po

  M[i,21] <<- thorn_Mcs_wo
  M[i,22] <<- thorn_Mws_wo
  M[i,23] <<- thorn_Mns_wo
  M[i,24] <<- thorn_Mps_wo
  
  M[i,25] <<- thorn_Cs_co
  M[i,26] <<- thorn_Ws_co
  M[i,27] <<- thorn_Ns_co
  M[i,28] <<- thorn_Ps_co
  
  M[i,29] <<- thorn_Cs_no
  M[i,30] <<- thorn_Ws_no
  M[i,31] <<- thorn_Ns_no
  M[i,32] <<- thorn_Ps_no
  
  M[i,33] <<- thorn_Cs_po
  M[i,34] <<- thorn_Ws_po
  M[i,35] <<- thorn_Ns_po
  M[i,36] <<- thorn_Ps_po
  
  M[i,37] <<- thorn_Cs_wo
  M[i,38] <<- thorn_Ws_wo
  M[i,39] <<- thorn_Ns_wo
  M[i,40] <<- thorn_Ps_wo
  
  M[i,41] <<- thorn_Cs_co/thorn_Ns_co
  M[i,42] <<- thorn_Cs_co/thorn_Ps_co
  M[i,43] <<- thorn_Ns_co/thorn_Ps_co
  
  M[i,44] <<- thorn_G_co
  M[i,45] <<- thorn_G_no
  M[i,46] <<- thorn_G_po
  M[i,47] <<- thorn_G_wo

  M[i,48] <<- Tc_co_to_no
  M[i,49] <<- Tc_co_to_po
  M[i,50] <<- Tc_co_to_wo
  M[i,51] <<- Tc_no_to_po
  M[i,52] <<- Tc_no_to_wo
  M[i,53] <<- Tc_po_to_wo
  
  M[i,54] <<- Tn_co_to_no
  M[i,55] <<- Tn_co_to_po
  M[i,56] <<- Tn_co_to_wo
  M[i,57] <<- Tn_no_to_po
  M[i,58] <<- Tn_no_to_wo
  M[i,59] <<- Tn_po_to_wo
  
  M[i,60] <<- Tp_co_to_no
  M[i,61] <<- Tp_co_to_po
  M[i,62] <<- Tp_co_to_wo
  M[i,63] <<- Tp_no_to_po
  M[i,64] <<- Tp_no_to_wo
  M[i,65] <<- Tp_po_to_wo
  
  M[i,66] <<- Tw_co_to_no
  M[i,67] <<- Tw_co_to_po
  M[i,68] <<- Tw_co_to_wo
  M[i,69] <<- Tw_no_to_po
  M[i,70] <<- Tw_no_to_wo
  M[i,71] <<- Tw_po_to_wo
  
  
  }
}
colnames(M)<-c(
   "Mxco"
  ,"Mxwo"
  ,"Mxno"
  ,"Mxpo"
  ,"Fxco"
  ,"Fxwo"
  ,"Fxno"
  ,"Fxpo"
  ,"thorn_Mcs_co"
  ,"thorn_Mws_co"
  ,"thorn_Mns_co"
  ,"thorn_Mps_co"
  ,"thorn_Mcs_no"
  ,"thorn_Mws_no"
  ,"thorn_Mns_no"
  ,"thorn_Mps_no"
  ,"thorn_Mcs_po"
  ,"thorn_Mws_po"
  ,"thorn_Mns_po"
  ,"thorn_Mps_po"
  ,"thorn_Mcs_wo"
  ,"thorn_Mws_wo"
  ,"thorn_Mns_wo"
  ,"thorn_Mps_wo"
  ,"Cs_co"
  ,"Ws_co"
  ,"Ns_co"
  ,"Ps_co"
  ,"Cs_no"
  ,"Ws_no"
  ,"Ns_no"
  ,"Ps_no"
  ,"Cs_po"
  ,"Ws_po"
  ,"Ns_po"
  ,"Ps_po"
  ,"Cs_wo"
  ,"Ws_wo"
  ,"Ns_wo"
  ,"Ps_wo"
  ,"C:N_co"
  ,"C:p_co"
  ,"N:P_co"
  ,"thorn_G_co"
  ,"thorn_G_no"
  ,"thorn_G_po"
  ,"thorn_G_wo"
  ,"Tc_co_to_no"
  ,"Tc_co_to_po"
  ,"Tc_co_to_wo"
  ,"Tc_no_to_po"
  ,"Tc_no_to_wo"
  ,"Tc_po_to_wo"
  ,"Tn_co_to_no"
  ,"Tn_co_to_po"
  ,"Tn_co_to_wo"
  ,"Tn_no_to_po"
  ,"Tn_no_to_wo"
  ,"Tn_po_to_wo"
  ,"Tp_co_to_no"
  ,"Tp_co_to_po"
  ,"Tp_co_to_wo"
  ,"Tp_no_to_po"
  ,"Tp_no_to_wo"
  ,"Tp_po_to_wo"
  ,"Tw_co_to_no"
  ,"Tw_co_to_po"
  ,"Tw_co_to_wo"
  ,"Tw_no_to_po"
  ,"Tw_no_to_wo"
  ,"Tw_po_to_wo")



wrapper_fn_mod(0) 
M <<- M

graphics.off()
pdf( file="TAM_removing_CO_source_sink_high_N_uptake.pdf", height=6, width=8 )
par( mar=c(4,4,1,1) )
#dev.new(width=15,height=7)
par(mfcol=c(2,3))

matplot((M[,1:4]),type="l",lty=c(rep(1,4)),col=mycol,lwd=2, ylab="(Structural mass)")
legend("topleft",col=mycol[c(1:4)],lty=c(rep(1,4)),legend=colnames(M)[c(1:4)],cex=1.0)

matplot(M[,5:8],type="l",lty=c(rep(1,4)),col=mycol,lwd=2,add=F, ylim=c(0,1), ylab="Proportion of structural mass in plant compartments)")
legend("topright",col=mycol[c(1:4,1:4)],lty=c(rep(1,4),rep(2,4)),legend=colnames(M)[5:8],cex=1.0)

matplot((M[,48:50]),type="l",lty=c(rep(1,4)),col=mycol[1:4],lwd=2,add=F, ylab="Carbon organ transfer of substrate")
abline(h=0, lty=2, lwd=0.5)
legend("topleft",col=mycol[1:4],lty=c(rep(1,4)),legend=colnames(M)[c(48:50)],cex=1.0)

# matplot((M[,38:41]),type="l",lty=c(rep(1,4)),col=mycol[1:4],lwd=2,add=F)
# legend("topleft",col=mycol[1:4],lty=c(rep(1,4)),legend=colnames(M)[c(38:41)],cex=1.0)
gg_co1 <- M[-1,1]
gg_co2 <- M[-dim(M)[1],1]
gg_wo1 <- M[-1,2]
gg_wo2 <- M[-dim(M)[1],2]
gg_no1 <- M[-1,3]
gg_no2 <- M[-dim(M)[1],3]
gg_po1 <- M[-1,4]
gg_po2 <- M[-dim(M)[1],4]


matplot(M[,44]/(M[,44]+M[,45]+M[,46]+M[,47]),type="l",lty=c(rep(1)),col=mycol[1],lwd=2,add=F, ylim=c(0,1), ylab="Emergent allocation")
matplot(M[,47]/(M[,44]+M[,45]+M[,46]+M[,47]),type="l",lty=c(rep(1)),col=mycol[2],lwd=2,add=T, ylim=c(0,1))
matplot(M[,45]/(M[,44]+M[,45]+M[,46]+M[,47]),type="l",lty=c(rep(1)),col=mycol[3],lwd=2,add=T, ylim=c(0,1))
matplot(M[,46]/(M[,44]+M[,45]+M[,46]+M[,47]),type="l",lty=c(rep(1)),col=mycol[4],lwd=2,add=T, ylim=c(0,1))
legend("topright",col=mycol[1:4],lty=c(rep(1)),legend=c("Alloc CO","Alloc WO","Alloc NO","Alloc PO"),cex=1.0)

matplot(((gg_co1-gg_co2)/gg_co2)*100,type="l",lty=c(rep(1)),col=mycol[1],lwd=2,add=F, ylim=c(-8,8), ylab="Percentage growth rates of plant compartments")
matplot(((gg_wo1-gg_wo2)/gg_wo2)*100,type="l",lty=c(rep(1)),col=mycol[2],lwd=2,add=T, ylim=c(-8,8))
matplot(((gg_no1-gg_no2)/gg_no2)*100,type="l",lty=c(rep(1)),col=mycol[3],lwd=2,add=T, ylim=c(-8,8))
matplot(((gg_po1-gg_po2)/gg_po2)*100,type="l",lty=c(rep(1)),col=mycol[4],lwd=2,add=T, ylim=c(-8,8))
legend("topright",col=mycol[1:4],lty=c(rep(1)),legend=c("Growth CO","Growth WO","Growth NO","Growth PO"),cex=1.0)

graphics.off()


graphics.off()
pdf( file="TAM_removing_CO_source_sink_substrate_concentrations_high_N.pdf", height=6, width=8 )
par( mar=c(4,4,1,1) )
#dev.new(width=15,height=7)
par(mfcol=c(2,2))

matplot(M[,c(25, 29, 33, 37)],type="l",lty=c(rep(1,4)),col=mycol,lwd=2,add=F)
legend("topleft",col=mycol[c(1:4)],lty=c(rep(1,4)),legend=colnames(M)[c(25, 29, 33, 37)],cex=1.0)

matplot(M[,c(26, 30, 34, 38)],type="l",lty=c(rep(1,4)),col=mycol,lwd=2,add=F)
legend("topleft",col=mycol[c(1:4)],lty=c(rep(1,4)),legend=colnames(M)[c(26, 30, 34, 38)],cex=1.0)

matplot((M[,c(27, 31, 35, 39)]),type="l",lty=c(rep(1,4)),col=mycol,lwd=2,add=F)
legend("topleft",col=mycol,lty=c(rep(1,4)),legend=colnames(M)[c(27, 31, 35, 39)],cex=1.0)

matplot((M[,c(28, 32, 36, 40)]),type="l",lty=c(rep(1,4)),col=mycol,lwd=2,add=F)
legend("topleft",col=mycol,lty=c(rep(1,4)),legend=colnames(M)[c(28, 32, 36, 40)],cex=1.0)

graphics.off()

graphics.off()
pdf( file="TAM_removing_CO_source_sink_compare_allocation.pdf", height=6, width=8 )
par( mar=c(4,4,1,1) )
#dev.new(width=15,height=7)
par(mfcol=c(1,2))

matplot(M[,44]/(M[,44]+M[,45]+M[,46]+M[,47]),type="l",lty=c(rep(1)),col=mycol[1],lwd=2,add=F, ylim=c(0,1), main="High Nitrogen uptake", ylab="Emergent allocation")
matplot(M[,47]/(M[,44]+M[,45]+M[,46]+M[,47]),type="l",lty=c(rep(2)),col=mycol[2],lwd=2,add=T, ylim=c(0,1))
matplot(M[,45]/(M[,44]+M[,45]+M[,46]+M[,47]),type="l",lty=c(rep(3)),col=mycol[3],lwd=2,add=T, ylim=c(0,1))
matplot(M[,46]/(M[,44]+M[,45]+M[,46]+M[,47]),type="l",lty=c(rep(4)),col=mycol[4],lwd=2,add=T, ylim=c(0,1))
legend("topright",col=mycol[1:4],lty=c(1,2,3,4),legend=c("Alloc CO","Alloc WO","Alloc NO","Alloc PO"),cex=1.0)

wrapper_fn_mod(1) 
M1 <<- M
colnames(M1) <- colnames(M)
matplot(M1[,44]/(M1[,44]+M1[,45]+M1[,46]+M1[,47]),type="l",lty=c(rep(1)),col=mycol[1],lwd=2,add=F, ylim=c(0,1), main="Low Nitrogen uptake", ylab="Emergent allocation")
matplot(M1[,47]/(M1[,44]+M1[,45]+M1[,46]+M1[,47]),type="l",lty=c(rep(2)),col=mycol[2],lwd=2,add=T, ylim=c(0,1))
matplot(M1[,45]/(M1[,44]+M1[,45]+M1[,46]+M1[,47]),type="l",lty=c(rep(3)),col=mycol[3],lwd=2,add=T, ylim=c(0,1))
matplot(M1[,46]/(M1[,44]+M1[,45]+M1[,46]+M1[,47]),type="l",lty=c(rep(4)),col=mycol[4],lwd=2,add=T, ylim=c(0,1))
legend("topright",col=mycol[1:4],lty=c(1,2,3,4),legend=c("Alloc CO","Alloc WO","Alloc NO","Alloc PO"),cex=1.0)

graphics.off()

graphics.off()
pdf( file="TAM_removing_CO_source_sink_low_N_uptake.pdf", height=6, width=8 )
par( mar=c(4,4,1,1) )
#dev.new(width=15,height=7)
par(mfcol=c(2,3))

matplot((M1[,1:4]),type="l",lty=c(rep(1,4)),col=mycol,lwd=2, ylab="(Structural mass)")
legend("topleft",col=mycol[c(1:4)],lty=c(rep(1,4)),legend=colnames(M1)[c(1:4)],cex=1.0)

matplot(M1[,5:8],type="l",lty=c(rep(1,4)),col=mycol,lwd=2,add=F, ylim=c(0,1), ylab="Proportion of structural mass in plant compartments)")
legend("topright",col=mycol[c(1:4,1:4)],lty=c(rep(1,4),rep(2,4)),legend=colnames(M1)[5:8],cex=1.0)

matplot((M1[,48:50]),type="l",lty=c(rep(1,4)),col=mycol[1:4],lwd=2,add=F, ylab="Carbon organ transfer of substrate")
abline(h=0, lty=2, lwd=0.5)
legend("topleft",col=mycol[1:4],lty=c(rep(1,4)),legend=colnames(M1)[c(48:50)],cex=1.0)

# matplot((M1[,38:41]),type="l",lty=c(rep(1,4)),col=mycol[1:4],lwd=2,add=F)
# legend("topleft",col=mycol[1:4],lty=c(rep(1,4)),legend=colnames(M1)[c(38:41)],cex=1.0)
gg_co1 <- M1[-1,1]
gg_co2 <- M1[-dim(M1)[1],1]
gg_wo1 <- M1[-1,2]
gg_wo2 <- M1[-dim(M1)[1],2]
gg_no1 <- M1[-1,3]
gg_no2 <- M1[-dim(M1)[1],3]
gg_po1 <- M1[-1,4]
gg_po2 <- M1[-dim(M1)[1],4]


matplot(M1[,44]/(M1[,44]+M1[,45]+M1[,46]+M1[,47]),type="l",lty=c(rep(1)),col=mycol[1],lwd=2,add=F, ylim=c(0,1), ylab="Emergent allocation")
matplot(M1[,47]/(M1[,44]+M1[,45]+M1[,46]+M1[,47]),type="l",lty=c(rep(1)),col=mycol[2],lwd=2,add=T, ylim=c(0,1))
matplot(M1[,45]/(M1[,44]+M1[,45]+M1[,46]+M1[,47]),type="l",lty=c(rep(1)),col=mycol[3],lwd=2,add=T, ylim=c(0,1))
matplot(M1[,46]/(M1[,44]+M1[,45]+M1[,46]+M1[,47]),type="l",lty=c(rep(1)),col=mycol[4],lwd=2,add=T, ylim=c(0,1))
legend("topright",col=mycol[1:4],lty=c(rep(1)),legend=c("Alloc CO","Alloc WO","Alloc NO","Alloc PO"),cex=1.0)

matplot(((gg_co1-gg_co2)/gg_co2)*100,type="l",lty=c(rep(1)),col=mycol[1],lwd=2,add=F, ylim=c(-8,8), ylab="Percentage growth rates of plant compartments")
matplot(((gg_wo1-gg_wo2)/gg_wo2)*100,type="l",lty=c(rep(1)),col=mycol[2],lwd=2,add=T, ylim=c(-8,8))
matplot(((gg_no1-gg_no2)/gg_no2)*100,type="l",lty=c(rep(1)),col=mycol[3],lwd=2,add=T, ylim=c(-8,8))
matplot(((gg_po1-gg_po2)/gg_po2)*100,type="l",lty=c(rep(1)),col=mycol[4],lwd=2,add=T, ylim=c(-8,8))
legend("topright",col=mycol[1:4],lty=c(rep(1)),legend=c("Growth CO","Growth WO","Growth NO","Growth PO"),cex=1.0)

graphics.off()

graphics.off()
pdf( file="TAM_removing_CO_source_sink_substrate_concentrations_low_N.pdf", height=6, width=8 )
par( mar=c(4,4,1,1) )
#dev.new(width=15,height=7)
par(mfcol=c(2,2))

matplot(M1[,c(25, 29, 33, 37)],type="l",lty=c(rep(1,4)),col=mycol,lwd=2,add=F)
legend("topleft",col=mycol[c(1:4)],lty=c(rep(1,4)),legend=colnames(M1)[c(25, 29, 33, 37)],cex=1.0)

matplot(M1[,c(26, 30, 34, 38)],type="l",lty=c(rep(1,4)),col=mycol,lwd=2,add=F)
legend("topleft",col=mycol[c(1:4)],lty=c(rep(1,4)),legend=colnames(M1)[c(26, 30, 34, 38)],cex=1.0)

matplot((M1[,c(27, 31, 35, 39)]),type="l",lty=c(rep(1,4)),col=mycol,lwd=2,add=F)
legend("topleft",col=mycol,lty=c(rep(1,4)),legend=colnames(M1)[c(27, 31, 35, 39)],cex=1.0)

matplot((M1[,c(28, 32, 36, 40)]),type="l",lty=c(rep(1,4)),col=mycol,lwd=2,add=F)
legend("topleft",col=mycol,lty=c(rep(1,4)),legend=colnames(M1)[c(28, 32, 36, 40)],cex=1.0)

graphics.off()


print(tail(M))

# 
# evapotr_ = 0 #53629576106646967e-06
# stom_cond_tmp = -1.0656466997716052e-12
# boul_cond_tmp = 0.010730861431038661
# hum = 0.6
# eS = 3.6
# crown_area_0_ = 0.2
# lai_ = 0.01
# 
# leaf_helper =  log( (evapotr_/(crown_area_0_*lai_) *(1./(stom_cond_tmp*1000.)+1./(boul_cond_tmp*1000.) ) + hum*eS)/0.6108 );
# leaf_temp_ = 237.3*leaf_helper/(17.27-leaf_helper);
# 
# print(c(leaf_helper,leaf_temp_))


# OK I think I have it sorted now - at least in the R code I now have TAM working with a third substrate pool = water. Now roots take up water, C and P. The model behaves qualitatively as before. Now however one has to be a bit more careful about parameters - there is simply a smaller area of parameter space where the model "works". This is something that will come to bite us when we move to having uptake rates of N and P being a fxn of soil N and P.
# 
# In the R code I now have a thorn_Kw parameter which is essentially the uptake rate of water by root biomass. We (you) need to figure out how to multiply this by some water availability variable. If you can supply me with a a variable on a zero to one scale that you like (it should be something that inspires plants to allocate more to roots). Also remember that we already have water limiting As. So what we really want here is an indicator of a "need" to allocate to roots. Note that in TAM if water limits As, it limits carbon uptake which should inspire more shoots. So we might want to make the TAM's As not water limited. Water limitation will naturally come into play though since the water concentration in TAM will limit the growth parameter.
#  
# Anyhow sorry about the dense text. What I need for now is the "water availability factor"
